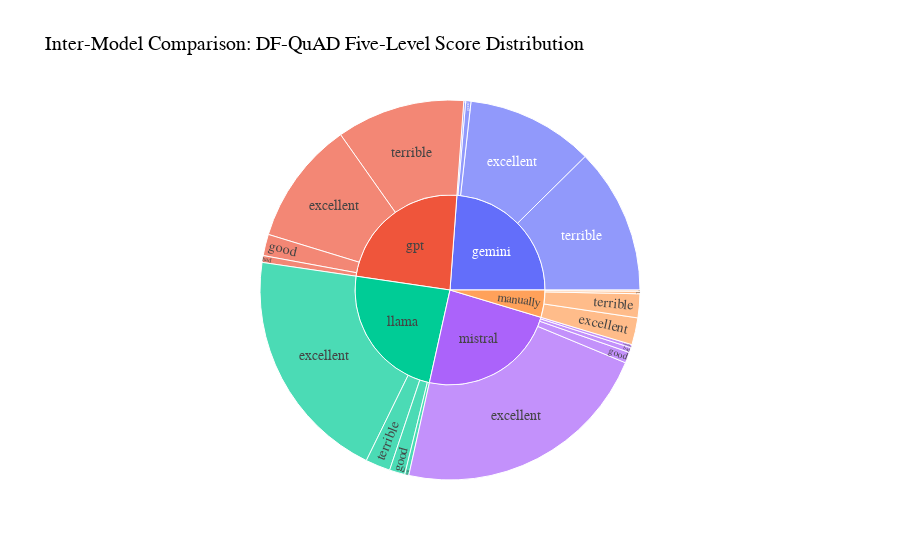
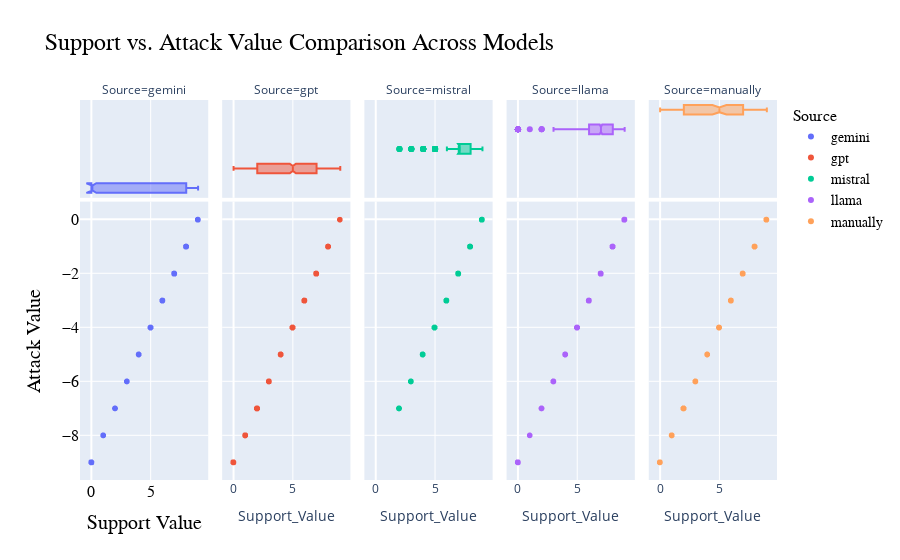

The code cell stored with these charts, in order, in its notebook:
### Code cell
compare_df_quad_models(df_quad_results)

### Figure 1 — Plotly figure (JSON) as saved in the notebook; plotly's stock layout.template omitted (floating-point values rounded to 4 significant figures)
{"data": [{"branchvalues": "total", "domain": {"x": [0, 1], "y": [0, 1]}, "hovertemplate": "labels=%{label}<br>Count=%{value}<br>parent=%{parent}<br>id=%{id}<extra></extra>", "ids": ["gemini/bad", "gpt/bad", "llama/bad", "manually/bad", "mistral/bad", "gemini/excellent", "gpt/excellent", "llama/excellent", "manually/excellent", "mistral/excellent", "gemini/good", "gpt/good", "llama/good", "manually/good", "mistral/good", "gemini/terrible", "gpt/terrible", "llama/terrible", "manually/terrible", "mistral/terrible", "gemini", "gpt", "llama", "manually", "mistral"], "labels": ["bad", "bad", "bad", "bad", "bad", "excellent", "excellent", "excellent", "excellent", "excellent", "good", "good", "good", "good", "good", "terrible", "terrible", "terrible", "terrible", "terrible", "gemini", "gpt", "llama", "manually", "mistral"], "name": "", "parents": ["gemini", "gpt", "llama", "manually", "mistral", "gemini", "gpt", "llama", "manually", "mistral", "gemini", "gpt", "llama", "manually", "mistral", "gemini", "gpt", "llama", "manually", "mistral", "", "", "", "", ""], "type": "sunburst", "values": [6, 22, 13, 4, 16, 410, 398, 760, 87, 842, 17, 69, 50, 8, 35, 470, 414, 80, 77, 10, 903, 903, 903, 176, 903]}], "layout": {"font": {"family": "Arial Black", "size": 14}, "legend": {"tracegroupgap": 0}, "title": {"font": {"color": "black", "family": "Arial Black", "size": 20}, "text": "Inter-Model Comparison: DF-QuAD Five-Level Score Distribution"}}}

### Figure 2 — Plotly figure (JSON) as saved in the notebook; plotly's stock layout.template omitted (floating-point values rounded to 4 significant figures; data arrays with more than 128 entries replaced by an {"elided": "..."} marker saying what was removed)
{"data": [{"hovertemplate": "Source=gemini<br>Support_Value=%{x}<br>Attack_Value=%{y}<extra></extra>", "legendgroup": "gemini", "marker": {"color": "#636efa", "symbol": "circle"}, "mode": "markers", "name": "gemini", "showlegend": true, "type": "scattergl", "x": {"elided": "903 int values"}, "xaxis": "x", "y": {"elided": "903 int values"}, "yaxis": "y"}, {"alignmentgroup": "True", "hovertemplate": "Source=gemini<br>Support_Value=%{x}<extra></extra>", "legendgroup": "gemini", "marker": {"color": "#636efa", "symbol": "circle"}, "name": "gemini", "notched": true, "offsetgroup": "gemini", "showlegend": false, "type": "box", "x": {"elided": "903 int values"}, "xaxis": "x6", "yaxis": "y6"}, {"hovertemplate": "Source=gpt<br>Support_Value=%{x}<br>Attack_Value=%{y}<extra></extra>", "legendgroup": "gpt", "marker": {"color": "#EF553B", "symbol": "circle"}, "mode": "markers", "name": "gpt", "showlegend": true, "type": "scattergl", "x": {"elided": "903 int values"}, "xaxis": "x2", "y": {"elided": "903 int values"}, "yaxis": "y2"}, {"alignmentgroup": "True", "hovertemplate": "Source=gpt<br>Support_Value=%{x}<extra></extra>", "legendgroup": "gpt", "marker": {"color": "#EF553B", "symbol": "circle"}, "name": "gpt", "notched": true, "offsetgroup": "gpt", "showlegend": false, "type": "box", "x": {"elided": "903 int values"}, "xaxis": "x7", "yaxis": "y7"}, {"hovertemplate": "Source=mistral<br>Support_Value=%{x}<br>Attack_Value=%{y}<extra></extra>", "legendgroup": "mistral", "marker": {"color": "#00cc96", "symbol": "circle"}, "mode": "markers", "name": "mistral", "showlegend": true, "type": "scattergl", "x": {"elided": "903 int values"}, "xaxis": "x3", "y": {"elided": "903 int values"}, "yaxis": "y3"}, {"alignmentgroup": "True", "hovertemplate": "Source=mistral<br>Support_Value=%{x}<extra></extra>", "legendgroup": "mistral", "marker": {"color": "#00cc96", "symbol": "circle"}, "name": "mistral", "notched": true, "offsetgroup": "mistral", "showlegend": false, "type": "box", "x": {"elided": "903 int values"}, "xaxis": "x8", "yaxis": "y8"}, {"hovertemplate": "Source=llama<br>Support_Value=%{x}<br>Attack_Value=%{y}<extra></extra>", "legendgroup": "llama", "marker": {"color": "#ab63fa", "symbol": "circle"}, "mode": "markers", "name": "llama", "showlegend": true, "type": "scattergl", "x": {"elided": "903 int values"}, "xaxis": "x4", "y": {"elided": "903 int values"}, "yaxis": "y4"}, {"alignmentgroup": "True", "hovertemplate": "Source=llama<br>Support_Value=%{x}<extra></extra>", "legendgroup": "llama", "marker": {"color": "#ab63fa", "symbol": "circle"}, "name": "llama", "notched": true, "offsetgroup": "llama", "showlegend": false, "type": "box", "x": {"elided": "903 int values"}, "xaxis": "x9", "yaxis": "y9"}, {"hovertemplate": "Source=manually<br>Support_Value=%{x}<br>Attack_Value=%{y}<extra></extra>", "legendgroup": "manually", "marker": {"color": "#FFA15A", "symbol": "circle"}, "mode": "markers", "name": "manually", "showlegend": true, "type": "scattergl", "x": {"elided": "176 int values"}, "xaxis": "x5", "y": {"elided": "176 int values"}, "yaxis": "y5"}, {"alignmentgroup": "True", "hovertemplate": "Source=manually<br>Support_Value=%{x}<extra></extra>", "legendgroup": "manually", "marker": {"color": "#FFA15A", "symbol": "circle"}, "name": "manually", "notched": true, "offsetgroup": "manually", "showlegend": false, "type": "box", "x": {"elided": "176 int values"}, "xaxis": "x10", "yaxis": "y10"}], "layout": {"annotations": [{"font": {}, "showarrow": false, "text": "Source=gemini", "x": 0.092, "xanchor": "center", "xref": "paper", "y": 1, "yanchor": "bottom", "yref": "paper"}, {"font": {}, "showarrow": false, "text": "Source=gpt", "x": 0.296, "xanchor": "center", "xref": "paper", "y": 1, "yanchor": "bottom", "yref": "paper"}, {"font": {}, "showarrow": false, "text": "Source=mistral", "x": 0.5, "xanchor": "center", "xref": "paper", "y": 1, "yanchor": "bottom", "yref": "paper"}, {"font": {}, "showarrow": false, "text": "Source=llama", "x": 0.704, "xanchor": "center", "xref": "paper", "y": 1, "yanchor": "bottom", "yref": "paper"}, {"font": {}, "showarrow": false, "text": "Source=manually", "x": 0.908, "xanchor": "center", "xref": "paper", "y": 1, "yanchor": "bottom", "yref": "paper"}], "legend": {"font": {"color": "black", "family": "Arial Black", "size": 14}, "title": {"font": {"color": "black", "family": "Arial Black", "size": 16}, "text": "Source"}, "tracegroupgap": 0}, "title": {"font": {"color": "black", "family": "Arial Black", "size": 24}, "text": "Support vs. Attack Value Comparison Across Models"}, "xaxis": {"anchor": "y", "domain": [0, 0.184], "tickfont": {"color": "black", "family": "Arial Black", "size": 16}, "title": {"font": {"color": "black", "family": "Arial Black", "size": 20}, "text": "Support Value"}}, "xaxis10": {"anchor": "y10", "domain": [0.816, 1], "matches": "x", "showgrid": true, "showticklabels": false}, "xaxis2": {"anchor": "y2", "domain": [0.204, 0.388], "matches": "x", "title": {"text": "Support_Value"}}, "xaxis3": {"anchor": "y3", "domain": [0.408, 0.592], "matches": "x", "title": {"text": "Support_Value"}}, "xaxis4": {"anchor": "y4", "domain": [0.612, 0.796], "matches": "x", "title": {"text": "Support_Value"}}, "xaxis5": {"anchor": "y5", "domain": [0.816, 1], "matches": "x", "title": {"text": "Support_Value"}}, "xaxis6": {"anchor": "y6", "domain": [0, 0.184], "matches": "x", "showgrid": true, "showticklabels": false}, "xaxis7": {"anchor": "y7", "domain": [0.204, 0.388], "matches": "x", "showgrid": true, "showticklabels": false}, "xaxis8": {"anchor": "y8", "domain": [0.408, 0.592], "matches": "x", "showgrid": true, "showticklabels": false}, "xaxis9": {"anchor": "y9", "domain": [0.612, 0.796], "matches": "x", "showgrid": true, "showticklabels": false}, "yaxis": {"anchor": "x", "domain": [0, 0.7326], "tickfont": {"color": "black", "family": "Arial Black", "size": 16}, "title": {"font": {"color": "black", "family": "Arial Black", "size": 20}, "text": "Attack Value"}}, "yaxis10": {"anchor": "x10", "domain": [0.7426, 1], "matches": "y6", "showgrid": false, "showline": false, "showticklabels": false, "ticks": ""}, "yaxis2": {"anchor": "x2", "domain": [0, 0.7326], "matches": "y", "showticklabels": false}, "yaxis3": {"anchor": "x3", "domain": [0, 0.7326], "matches": "y", "showticklabels": false}, "yaxis4": {"anchor": "x4", "domain": [0, 0.7326], "matches": "y", "showticklabels": false}, "yaxis5": {"anchor": "x5", "domain": [0, 0.7326], "matches": "y", "showticklabels": false}, "yaxis6": {"anchor": "x6", "domain": [0.7426, 1], "matches": "y6", "showgrid": false, "showline": false, "showticklabels": false, "ticks": ""}, "yaxis7": {"anchor": "x7", "domain": [0.7426, 1], "matches": "y6", "showgrid": false, "showline": false, "showticklabels": false, "ticks": ""}, "yaxis8": {"anchor": "x8", "domain": [0.7426, 1], "matches": "y6", "showgrid": false, "showline": false, "showticklabels": false, "ticks": ""}, "yaxis9": {"anchor": "x9", "domain": [0.7426, 1], "matches": "y6", "showgrid": false, "showline": false, "showticklabels": false, "ticks": ""}}}
